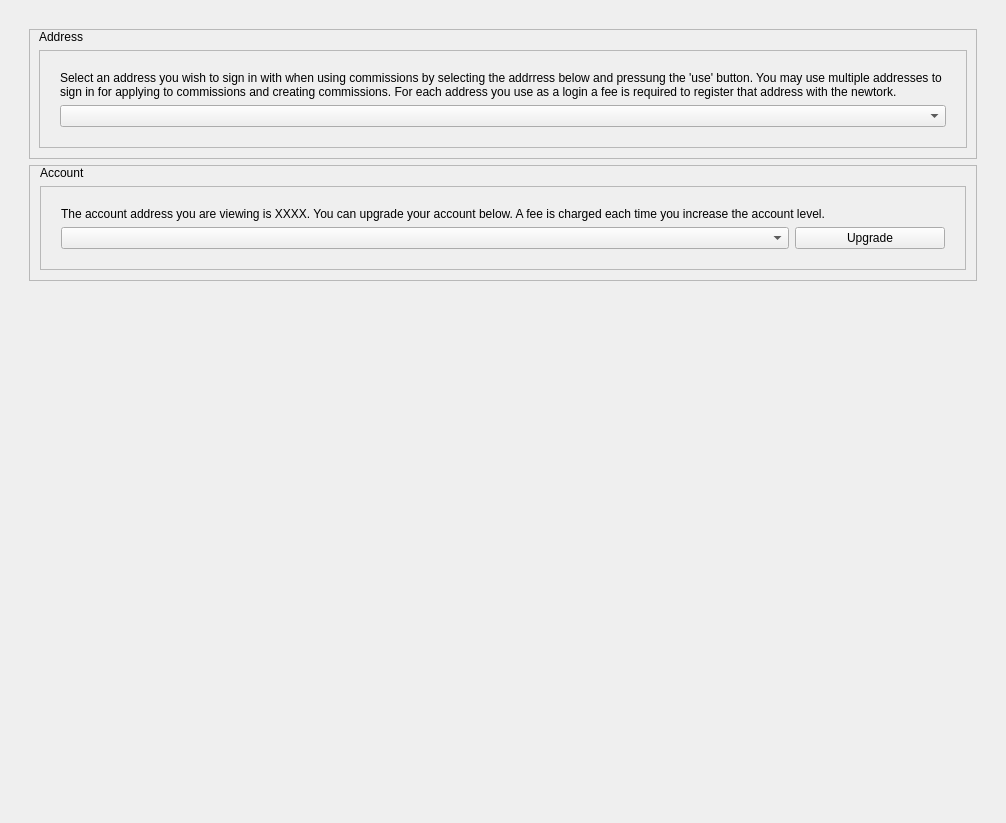
<?xml version="1.0" encoding="UTF-8"?>
<ui version="4.0">
 <class>IdentSettings</class>
 <widget class="QWidget" name="IdentSettings">
  <property name="geometry">
   <rect>
    <x>0</x>
    <y>0</y>
    <width>1006</width>
    <height>823</height>
   </rect>
  </property>
  <property name="maximumSize">
   <size>
    <width>16777215</width>
    <height>1100</height>
   </size>
  </property>
  <property name="windowTitle">
   <string>Form</string>
  </property>
  <layout class="QVBoxLayout" name="topLayout" stretch="0">
   <property name="leftMargin">
    <number>9</number>
   </property>
   <property name="topMargin">
    <number>9</number>
   </property>
   <property name="rightMargin">
    <number>9</number>
   </property>
   <property name="bottomMargin">
    <number>9</number>
   </property>
   <item>
    <layout class="QVBoxLayout" name="verticalLayout_Master" stretch="0,1">
     <property name="spacing">
      <number>0</number>
     </property>
     <item>
      <widget class="QFrame" name="frame_Header">
       <layout class="QVBoxLayout" name="verticalLayout_4">
        <property name="leftMargin">
         <number>0</number>
        </property>
        <property name="topMargin">
         <number>0</number>
        </property>
        <property name="rightMargin">
         <number>0</number>
        </property>
        <property name="bottomMargin">
         <number>0</number>
        </property>
       </layout>
      </widget>
     </item>
     <item>
      <widget class="QFrame" name="frame_BG">
       <property name="maximumSize">
        <size>
         <width>16777215</width>
         <height>850</height>
        </size>
       </property>
       <layout class="QVBoxLayout" name="verticalLayout_3">
        <property name="leftMargin">
         <number>20</number>
        </property>
        <property name="topMargin">
         <number>20</number>
        </property>
        <property name="rightMargin">
         <number>20</number>
        </property>
        <property name="bottomMargin">
         <number>20</number>
        </property>
        <item>
         <layout class="QVBoxLayout" name="verticalLayout">
          <property name="sizeConstraint">
           <enum>QLayout::SetNoConstraint</enum>
          </property>
          <item>
           <widget class="QFrame" name="addressFrame">
            <property name="maximumSize">
             <size>
              <width>16777215</width>
              <height>180</height>
             </size>
            </property>
            <property name="frameShape">
             <enum>QFrame::StyledPanel</enum>
            </property>
            <property name="frameShadow">
             <enum>QFrame::Raised</enum>
            </property>
            <layout class="QVBoxLayout" name="verticalLayout_2">
             <property name="topMargin">
              <number>0</number>
             </property>
             <property name="bottomMargin">
              <number>10</number>
             </property>
             <item>
              <widget class="QLabel" name="addressTitleLabel">
               <property name="maximumSize">
                <size>
                 <width>16777215</width>
                 <height>20</height>
                </size>
               </property>
               <property name="text">
                <string>Address</string>
               </property>
              </widget>
             </item>
             <item>
              <widget class="QFrame" name="addressSelectFrame">
               <property name="frameShape">
                <enum>QFrame::StyledPanel</enum>
               </property>
               <property name="frameShadow">
                <enum>QFrame::Raised</enum>
               </property>
               <layout class="QVBoxLayout" name="verticalLayout_8">
                <property name="leftMargin">
                 <number>20</number>
                </property>
                <property name="topMargin">
                 <number>20</number>
                </property>
                <property name="rightMargin">
                 <number>20</number>
                </property>
                <property name="bottomMargin">
                 <number>20</number>
                </property>
                <item>
                 <widget class="QLabel" name="addressInfoLabel">
                  <property name="maximumSize">
                   <size>
                    <width>923</width>
                    <height>50</height>
                   </size>
                  </property>
                  <property name="text">
                   <string>Select an address you wish to sign in with when using commissions by selecting the addrress below and pressung the 'use' button. You may use multiple addresses to sign in for applying to commissions and creating commissions. For each address you use as a login a fee is required to register that address with the newtork.</string>
                  </property>
                  <property name="wordWrap">
                   <bool>true</bool>
                  </property>
                 </widget>
                </item>
                <item>
                 <layout class="QHBoxLayout" name="horizontalLayout_2">
                  <property name="leftMargin">
                   <number>0</number>
                  </property>
                  <property name="topMargin">
                   <number>0</number>
                  </property>
                  <property name="rightMargin">
                   <number>0</number>
                  </property>
                  <property name="bottomMargin">
                   <number>0</number>
                  </property>
                  <item>
                   <widget class="QComboBox" name="addressComboBox"/>
                  </item>
                 </layout>
                </item>
               </layout>
              </widget>
             </item>
            </layout>
           </widget>
          </item>
         </layout>
        </item>
        <item>
         <layout class="QVBoxLayout" name="verticalLayout_5">
          <item>
           <widget class="QFrame" name="accountSelectFrame">
            <property name="frameShape">
             <enum>QFrame::StyledPanel</enum>
            </property>
            <property name="frameShadow">
             <enum>QFrame::Raised</enum>
            </property>
            <layout class="QVBoxLayout" name="verticalLayout_9">
             <property name="leftMargin">
              <number>10</number>
             </property>
             <property name="topMargin">
              <number>0</number>
             </property>
             <property name="rightMargin">
              <number>10</number>
             </property>
             <property name="bottomMargin">
              <number>10</number>
             </property>
             <item>
              <widget class="QLabel" name="accountTitleLabel">
               <property name="maximumSize">
                <size>
                 <width>16777215</width>
                 <height>20</height>
                </size>
               </property>
               <property name="text">
                <string>Account</string>
               </property>
               <property name="wordWrap">
                <bool>true</bool>
               </property>
              </widget>
             </item>
             <item>
              <widget class="QFrame" name="accountChangeFrame">
               <property name="frameShape">
                <enum>QFrame::StyledPanel</enum>
               </property>
               <property name="frameShadow">
                <enum>QFrame::Raised</enum>
               </property>
               <layout class="QVBoxLayout" name="verticalLayout_11">
                <property name="leftMargin">
                 <number>20</number>
                </property>
                <property name="topMargin">
                 <number>20</number>
                </property>
                <property name="rightMargin">
                 <number>20</number>
                </property>
                <property name="bottomMargin">
                 <number>20</number>
                </property>
                <item>
                 <widget class="QLabel" name="accountInfoLabel">
                  <property name="text">
                   <string>The account address you are viewing is XXXX. You can upgrade your account below. A fee is charged each time you increase the account level.</string>
                  </property>
                  <property name="wordWrap">
                   <bool>true</bool>
                  </property>
                 </widget>
                </item>
                <item>
                 <layout class="QHBoxLayout" name="horizontalLayout_3">
                  <item>
                   <widget class="QComboBox" name="accountLevelComboBox"/>
                  </item>
                  <item>
                   <widget class="QPushButton" name="upgradeAccountButton">
                    <property name="maximumSize">
                     <size>
                      <width>150</width>
                      <height>16777215</height>
                     </size>
                    </property>
                    <property name="text">
                     <string>Upgrade</string>
                    </property>
                   </widget>
                  </item>
                 </layout>
                </item>
               </layout>
              </widget>
             </item>
            </layout>
           </widget>
          </item>
         </layout>
        </item>
        <item>
         <spacer name="verticalSpacer">
          <property name="orientation">
           <enum>Qt::Vertical</enum>
          </property>
          <property name="sizeHint" stdset="0">
           <size>
            <width>20</width>
            <height>40</height>
           </size>
          </property>
         </spacer>
        </item>
       </layout>
      </widget>
     </item>
    </layout>
   </item>
  </layout>
 </widget>
 <resources>
  <include location="../dystem.qrc"/>
 </resources>
 <connections/>
</ui>
